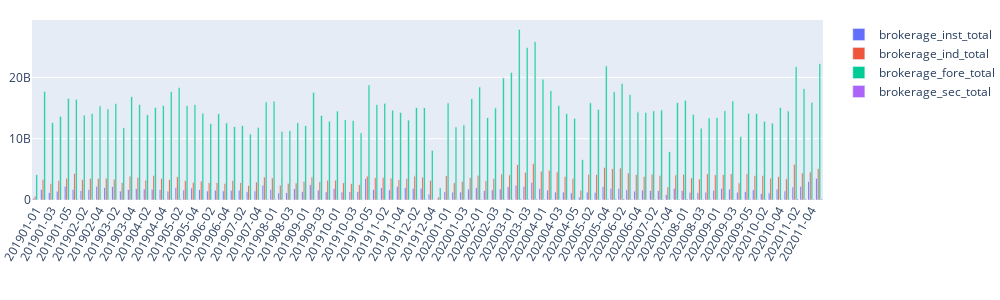

The notebook cell saved with this chart:
### Markdown cell above
# 委託売買金額の推移  
委託売買の法人、個人、外国人投資家、証券会社の売買代金のtotal値の可視化

### Code cell
fig = go.Figure(
    data = [
        go.Bar(x = weeks, y = df['brokerage_inst_total'], name = 'brokerage_inst_total'),
        go.Bar(x = weeks, y = df['brokerage_ind_total'], name = 'brokerage_ind_total'),
        go.Bar(x = weeks, y = df['brokerage_fore_total'], name = 'brokerage_fore_total'),
        go.Bar(x = weeks, y = df['brokerage_sec_total'], name = 'brokerage_sec_total')
    ],
    layout = go.Layout(
        xaxis = dict(showgrid=False, tickangle=-60),
        margin=dict(l=0, r=20, t=20, b=100, autoexpand=True), height=300, width=1000)
)
fig.update_layout(barmode='group')
fig.show()

### Figure 1 — Plotly figure (JSON) as saved in the notebook; plotly's stock layout.template omitted (floating-point values rounded to 4 significant figures; data arrays with more than 128 entries replaced by an {"elided": "..."} marker saying what was removed)
{"data": [{"name": "brokerage_inst_total", "type": "bar", "x": {"elided": "200 str values"}, "y": {"elided": "200 int values"}}, {"name": "brokerage_ind_total", "type": "bar", "x": {"elided": "200 str values"}, "y": {"elided": "200 int values"}}, {"name": "brokerage_fore_total", "type": "bar", "x": {"elided": "200 str values"}, "y": {"elided": "200 int values"}}, {"name": "brokerage_sec_total", "type": "bar", "x": {"elided": "200 str values"}, "y": {"elided": "200 int values"}}], "layout": {"barmode": "group", "height": 300, "margin": {"autoexpand": true, "b": 100, "l": 0, "r": 20, "t": 20}, "width": 1000, "xaxis": {"autorange": true, "range": [-0.5, 99.5], "showgrid": false, "tickangle": -60, "type": "category"}, "yaxis": {"autorange": true, "range": [0, 29370000000.0], "type": "linear"}}}
